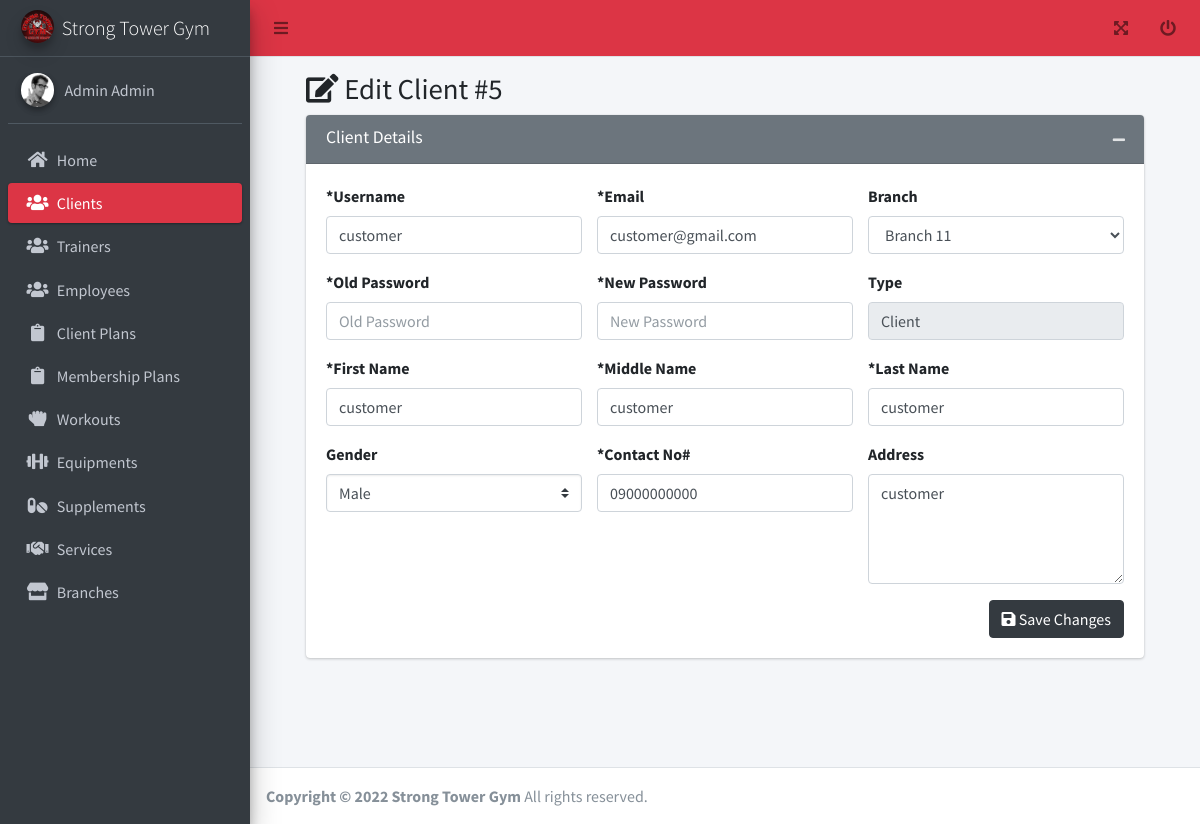
/admin/edit_client.php?id=5 (signed in), run on an earlier commit of the app's database.
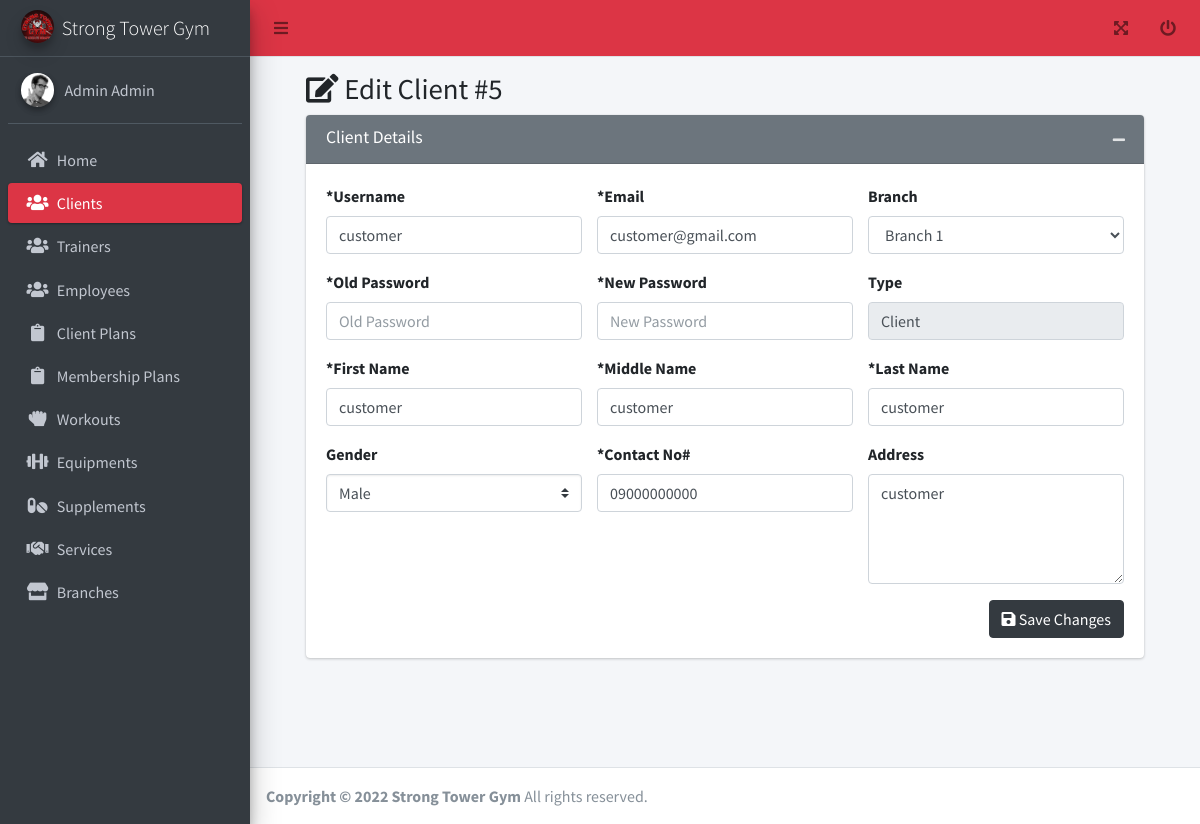
And on a later commit of the database.
### tables this page shows
CREATE TABLE `tbl_user` (
  `id` int(11) NOT NULL AUTO_INCREMENT,
  `username` varchar(255) DEFAULT NULL,
  `email` varchar(255) DEFAULT NULL,
  `password` varchar(255) DEFAULT NULL,
  `branch_id` int(11) DEFAULT NULL,
  `access_id` int(11) DEFAULT NULL,
  `client_plan_id` int(11) DEFAULT 0,
  `plan_expiration_date` date DEFAULT NULL,
  `verified` tinyint(4) DEFAULT 0,
  `created_date` datetime DEFAULT current_timestamp(),
  `updated_date` datetime DEFAULT current_timestamp(),
  `deleted_flag` tinyint(4) DEFAULT 0,
  `access` varchar(45) DEFAULT NULL,
  PRIMARY KEY (`id`)
);

CREATE TABLE `tbl_branch` (
  `id` int(11) NOT NULL AUTO_INCREMENT,
  `name` varchar(255) DEFAULT NULL,
  `description` text DEFAULT NULL,
  `created_date` datetime DEFAULT current_timestamp(),
  `updated_date` datetime DEFAULT current_timestamp(),
  `deleted_flag` tinyint(4) DEFAULT 0,
  `sub_title` text DEFAULT NULL,
  PRIMARY KEY (`id`)
);

CREATE TABLE `tbl_user_info` (
  `id` int(11) NOT NULL AUTO_INCREMENT,
  `first_name` varchar(255) DEFAULT NULL,
  `middle_name` varchar(45) DEFAULT NULL,
  `last_name` varchar(45) DEFAULT NULL,
  `gender_id` int(11) DEFAULT NULL,
  `contact_no` varchar(45) DEFAULT NULL,
  `picture` varchar(255) DEFAULT 'default.jpg',
  `created_date` datetime DEFAULT current_timestamp(),
  `updated_date` datetime DEFAULT current_timestamp(),
  `deleted_flag` tinyint(4) DEFAULT 0,
  `address` varchar(45) DEFAULT NULL,
  PRIMARY KEY (`id`)
);

### functions.php (called while the page is built, shortened)
<?php
function get_list($sql)
{
  $data = array();
  $result = mysqli_query($_SESSION['conn'], $sql);
  while ($row = mysqli_fetch_assoc($result)) {
    $data[] = $row;
  }
  return $data;
}
function get_one($sql)
{
  if ($result = mysqli_query($_SESSION['conn'], $sql)) {
    $obj = mysqli_fetch_object($result);
    return $obj;
  }
  return false;
}

### admin/edit_client.php (the view, shortened to what the changed rows need)
<?php include('header.php'); ?>
<div>
  <div class="content-wrapper">
    <div class="content-header">
      <?php $user = get_one("SELECT tp.*,u.*,ui.*,if(u.plan_expiration_date>curdate(),u.plan_expiration_date, null )  as `plan_expiration_date`,if(u.plan_expiration_date>curdate(),u.client_plan_id, 0 )  as `client_plan_id` FROM tbl_user u inner join tbl_user_info ui on ui.id = u.id left join tbl_client_plan tc on (tc.id = u.client_plan_id and u.plan_expiration_date > curdate()) left join tbl_plan tp on tp.id = tc.plan_id where u.id = " . $_GET['id']) ?>
      <div class="container-fluid" id="content">
        <div class="row mb-2">
          <div class="col-sm-12">
            <h1 class="m-0"><i class="fa fa-edit"></i> Edit Client #<?= $user->id ?> </h1>
          </div>
        </div>
        <form method="post">
          <section class="content">
            <div class="row">
              <div class="col-md-12">
                <div class="card card-secondary">
                  <div class="card-body">
                    <div class="row">
                      <div class="col-sm-4">
                        <div class="form-group">
                          <label>*Username</label>
                          <input type="text" class="form-control <?= isset($_SESSION['error']['username']) ? 'is-invalid' : '' ?>" id="username" name="username" placeholder="Username" value="<?= isset($_POST['username']) ? $_POST['username'] : $user->username ?>">
                        </div>
                      </div>
                      <div class="col-sm-4">
                        <div class="form-group">
                          <label>*Email</label>
                          <input type="email" class="form-control <?= isset($_SESSION['error']['email']) ? 'is-invalid' : '' ?>" id="email" name="email" placeholder="Email" value="<?= isset($_POST['email']) ? $_POST['email'] : $user->email ?>">
                        </div>
                      </div>
                      <div class="col-sm-4">
                        <div class="form-group">
                          <label>Branch</label>
                          <?php if (in_array($_SESSION['user']->access_id, array(1))) { ?>
                            <select id="branch" name="branch" class="form-control <?= isset($_SESSION['error']['branch']) ? 'is-invalid' : '' ?>">
                              <?php foreach (get_list("select * from tbl_branch where deleted_flag = 0") as $res) { ?>
                                <option value="<?= $res['id']; ?>" <?= ($user->branch_id == $res['id']) ? 'selected' : ''; ?>><?= $res['name']; ?></option>
                              <?php } ?>
                            </select>
                          <?php } else { ?>
                            <input type="text" class="form-control <?= isset($_SESSION['error']['branch']) ? 'is-invalid' : '' ?>" value="<?= $_SESSION['user']->branch ?>" disabled>
                            <input type="hidden" id="branch" name="branch" value="<?= $_SESSION['user']->branch_id ?>" disabled>
                          <?php } ?>
                        </div>
                      </div>
                    </div>
                    <div class="row">
                      <div class="col-sm-4">
                        <div class="form-group">
                          <label>*First Name</label>
                          <input type="text" class="form-control <?= isset($_SESSION['error']['first_name']) ? 'is-invalid' : '' ?>" id="first_name" name="first_name" placeholder="First Name" value="<?= isset($_POST['first_name']) ? $_POST['first_name'] : $user->first_name ?>">
                        </div>
                      </div>
                      <div class="col-sm-4">
                        <div class="form-group">
                          <label>*Middle Name</label>
                          <input type="text" class="form-control <?= isset($_SESSION['error']['middle_name']) ? 'is-invalid' : '' ?>" id="middle_name" name="middle_name" placeholder="Middle Name" value="<?= isset($_POST['middle_name']) ? $_POST['middle_name'] : $user->middle_name ?>">
                        </div>
                      </div>
                      <div class="col-sm-4">
                        <div class="form-group">
                          <label>*Last Name</label>
                          <input type="text" class="form-control <?= isset($_SESSION['error']['last_name']) ? 'is-invalid' : '' ?>" id="last_name" name="last_name" placeholder="Last Name" value="<?= isset($_POST['last_name']) ? $_POST['last_name'] : $user->last_name ?>">
                        </div>
                      </div>
                    </div>
                    <div class="row">
                      <div class="col-sm-4">
                        <div class="form-group">
                          <label>*Contact No#</label>
                          <input type="number" class="form-control <?= isset($_SESSION['error']['contact']) ? 'is-invalid' : '' ?>" id="contact" name="contact" placeholder="Contact No#" value="<?= isset($_POST['contact']) ? $_POST['contact'] : $user->contact_no ?>">
                        </div>
                      </div>
                      <div class="col-sm-4">
                        <div class="form-group">
                          <label>Address</label>
                          <textarea class="form-control <?= isset($_SESSION['error']['address']) ? 'is-invalid' : '' ?>" rows="4" id="address" name="address" placeholder="Address"><?= isset($_POST['address']) ? $_POST['address'] : $user->address ?></textarea>
                        </div>
                      </div>
                    </div>
                  </div>
                </div>
              </div>
            </div>
          </section>
        </form>
      </div>
    </div>
  </div>
</div>
<?php include('footer.php'); ?>

What changed in the data, as far as the page shows it:
changed through a linked row, tbl_user "customer": branch "Branch 11" → "Branch 1"
